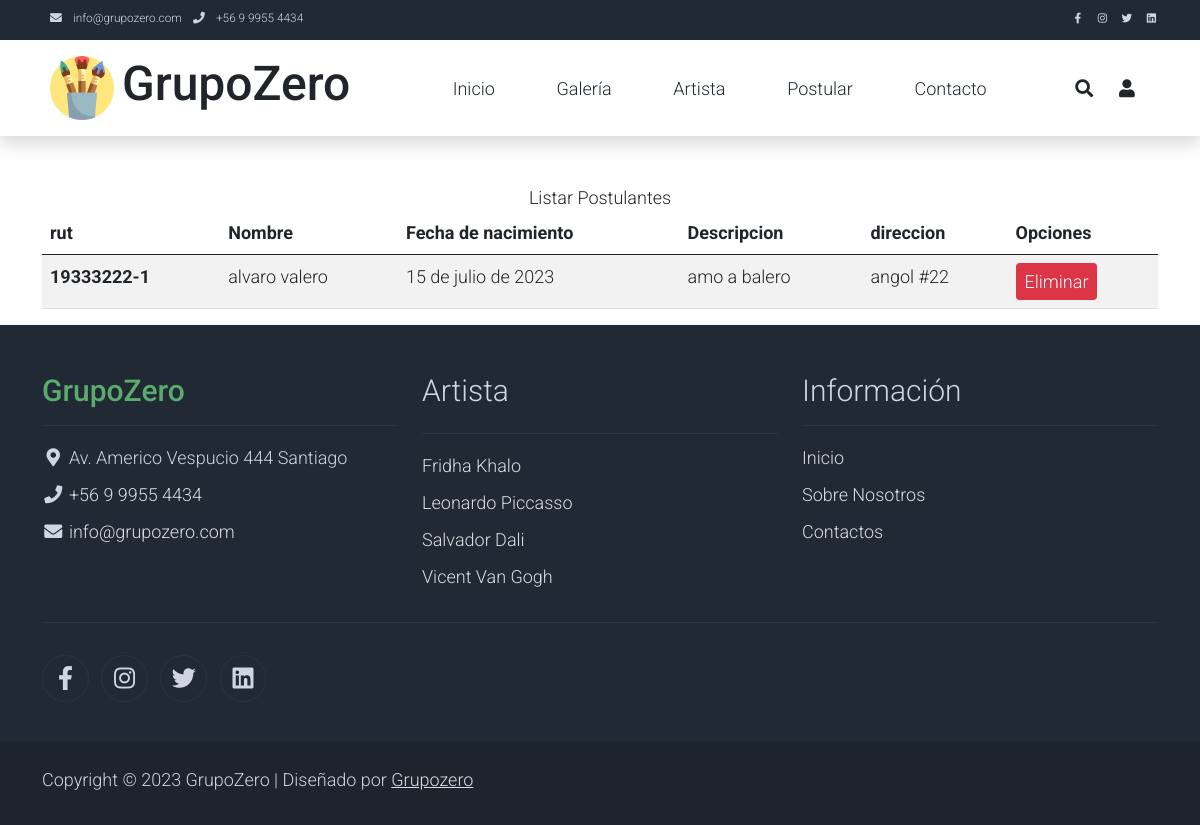
Page /listar_postulantes on the committed database.
### appGrupoZero/models.py (models this page shows, shortened)
class Postular(models.Model):
    rut= models.CharField(max_length=10,null=True)
    nombre = models.CharField(max_length=100)
    apellido = models.CharField(max_length=100)
    fecha_nacimiento= models.DateField(null=True)
    descripcion= models.CharField(max_length=400,null=True)
    direccion = models.CharField(max_length=100)
    tipo= models.ForeignKey(Tipo, on_delete=models.CASCADE,null=True)
    foto = models.ImageField(upload_to="postulacion", default=" ",null=True)
    cv=models.FileField(upload_to="postulacion",default=" ", null=True)

### appGrupoZero/views.py (the view)
# urls.py: path('listar_postulantes',listar_postulantes,name="listar_postulantes"),
def listar_postulantes(request):
    postulantes = Postular.objects.all()
    data = {
            'mis_postulantes': postulantes
    }
    return render(request, "mantenedor/postulacion/listar_postulantes.html",data)

### appGrupoZero/templates/mantenedor/postulacion/listar_postulantes.html (shortened to what this page needs)
{% extends 'base.html' %}
{% block contenido %}
<div class="container mt-5">
    <div class="text-center">
        Listar Postulantes
    </div>
<table class="table table-striped table-hover">
    <thead>
        <tr>
          <th scope="col">rut</th>
          <th scope="col">Nombre</th>
          <th scope="col">Fecha de nacimiento</th>
          <th scope="col">Descripcion</th>
          <th scope="col">direccion</th>
          <th scope="col">Opciones</th>
        </tr>
      </thead>
      <tbody>
        {% for p in mis_postulantes %}
        <tr>
          <th scope="row">{{p.rut}}</th>
          <td>{{p.nombre}} {{p.apellido}}</td>
          <td>{{p.fecha_nacimiento}}</td>
          <td>{{p.descripcion}}</td>
          <td>{{ p.direccion }}</td>
          <td>
            <a href="#" onclick="eliminarPostulante('{{p.rut}}')" class="btn btn-danger btn-sm">Eliminar</a>
          </td>
        </tr>
        {% endfor %}
      </tbody>
  </table>
</div>
  {% endblock %}

### appGrupoZero/static/assets/css/templatemo.css (style rules this page uses)
body, ul, li, p, a, label, input, div { font-family: 'Roboto', sans-serif; font-size: 18px !important; font-weight: 300 !important; }

### rows in the picture
Postular: rut "19333222-1", nombre "alvaro", apellido "valero", fecha_nacimiento "15 de julio de 2023", descripcion "amo a balero", direccion "angol #22"
